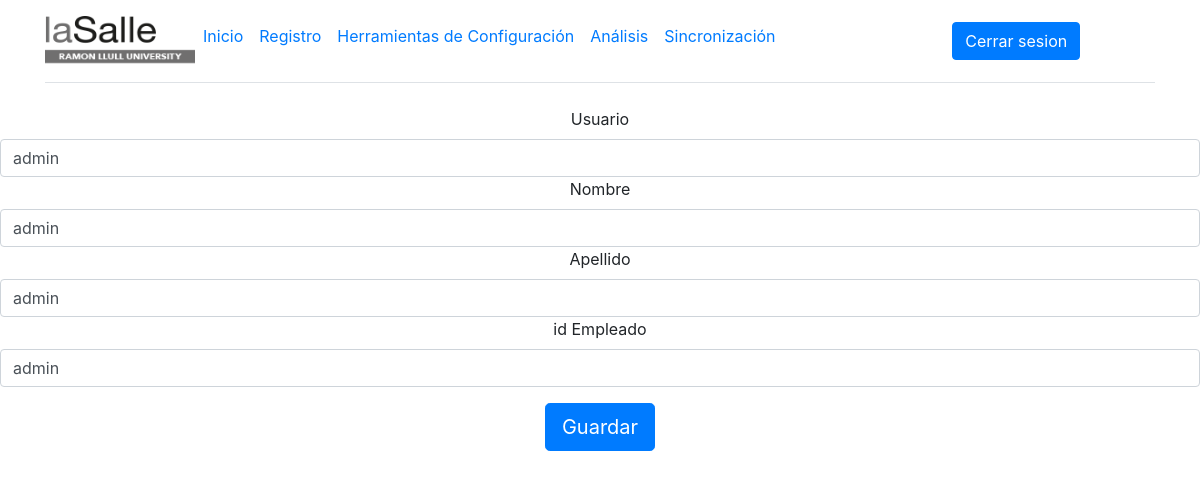
The app's page /Herramientas/EditarEmpleado/1 (signed in) with its own data.
### FlaskPresencia/models.py (models this page shows)
class User(db.Model, UserMixin):
    id = db.Column(db.Integer, primary_key=True)
    username = db.Column(db.String(50), nullable = False, unique=True)
    password = db.Column(db.String(250), nullable = False)
    nombre = db.Column(db.String(250), nullable = True)
    apellido = db.Column(db.String(250), nullable = True)
    id_Empleado = db.Column(db.String(250), nullable = True)
    rol_admin = db.Column(db.Boolean, nullable = True, default=False)

### FlaskPresencia/rutas.py (the view)
@app.route('/Herramientas/EditarEmpleado/<id>', methods=['GET', 'POST'])
@login_required
def editar_empleado(id):
    empleado = User.query.filter_by(id=id).first()
    if empleado:
        formulario = FormEmpleado(formdata=request.form, obj=empleado)
        if request.method == 'POST' and formulario.validate():
            formulario.populate_obj(empleado)
            db.session.commit()
            return redirect(url_for('Herramientas'))
        return render_template('EditarEmpleado.html', form=formulario)
    else:
        return redirect(url_for('inicio'))

### FlaskPresencia/form.py
class FormEmpleado(FlaskForm):
    username = StringField(validators=[InputRequired(), Length(min=0, max=50)], render_kw={"placeholder": "username"},
    id="username", label="Nombre de usuario")
    nombre = StringField(validators=[InputRequired(), Length(min=0, max=50)], render_kw={"placeholder": "nombre"},
    id="nombre", label="Nombre")
    apellido = StringField(validators=[InputRequired(), Length(min=0, max=50)], render_kw={"placeholder": "apellido"},
    id="apellido", label="Apellido")
    id_Empleado = StringField(validators=[InputRequired(), Length(min=0, max=50)], render_kw={"placeholder": "id_Empleado"},
    id="id_Empleado", label="ID Empleado")
    submit = SubmitField('Guardar', id="submit")

### FlaskPresencia/rutas.py (called while the page is built)
@login_manager.user_loader
def load_user(user_id):
    return User.query.get(int(user_id))

### FlaskPresencia/templates/EditarEmpleado.html (shortened to what this page needs)
{% extends './base.html' %}
{% block body %}
{% include './nav.html' %}
<form class="form-signin" method="POST" action="">
    <div class="form-group">
    <label for="username">Usuario</label>
    {{ form.username }}
    <label for="nombre">Nombre</label>
    {{ form.nombre }}
    <label for="apellido">Apellido</label>
    {{ form.apellido }}
    <label for="id_Empleado">id Empleado</label>
    {{ form.id_Empleado }}
    </div>
    <div class="checkbox mb-3">
        <label>
            {{ form.submit }}
        </label>
    </div>
</form>
{% endblock %}

### records on screen
User: username "admin", nombre "admin", apellido "admin", id_Empleado "admin"
